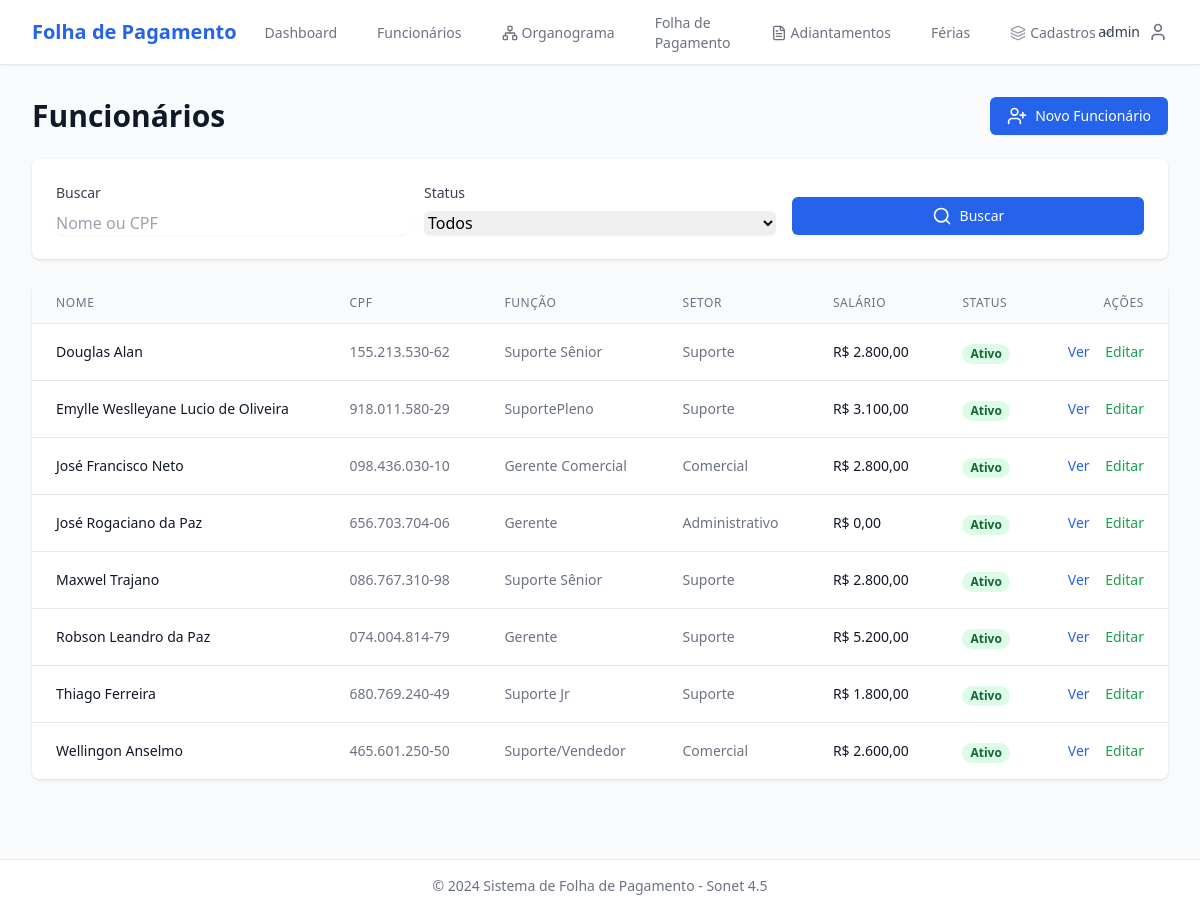
/funcionarios/ (signed in), run on an earlier commit of the app's database.
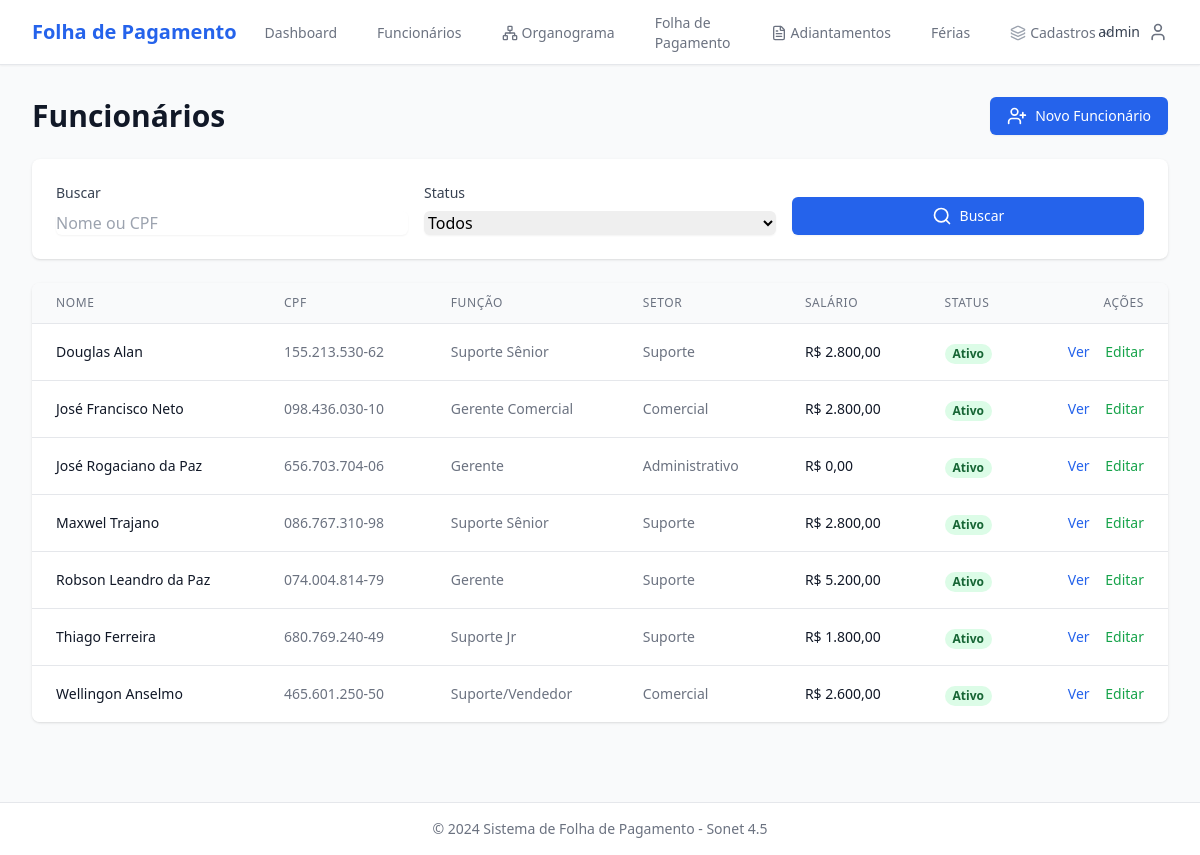
And on a later commit of the database.
### funcionarios/models.py (models this page shows, shortened)
class Funcionario(TimeStampedModel):
    STATUS_CHOICES = [
        ('A', 'Ativo'),
        ('I', 'Inativo'),
        ('F', 'Férias'),
        ('L', 'Licença'),
    ]
    nome_completo = models.CharField('Nome Completo', max_length=200)
    cpf = models.CharField('CPF', max_length=14, unique=True)
    foto = models.ImageField('Foto', upload_to='funcionarios/fotos/', blank=True, null=True)
    data_nascimento = models.DateField('Data de Nascimento', null=True, blank=True)
    email = models.EmailField('E-mail', blank=True)
    telefone = models.CharField('Telefone', max_length=20, blank=True)
    endereco = models.TextField('Endereço', blank=True)
    chave_pix = models.CharField('Chave PIX', max_length=200, blank=True, help_text='CPF, E-mail, Telefone ou Chave Aleatória')
    data_admissao = models.DateField('Data de Admissão')
    funcao = models.ForeignKey(
        Funcao,
        on_delete=models.PROTECT,
        verbose_name='Função',
        related_name='funcionarios'
    )
    setor = models.ForeignKey(
        Setor,
        on_delete=models.PROTECT,
        verbose_name='Setor',
        related_name='funcionarios'
    )
    salario_base = models.DecimalField(
        'Salário Base',
        max_digits=10,
        decimal_places=2,
        validators=[MinValueValidator(0)]
    )
    status = models.CharField('Status', max_length=1, choices=STATUS_CHOICES, default='A')
    participa_folha = models.BooleanField(
        'Participa da Folha de Pagamento',
        default=True,
        help_text='Desmarque para funcionários que não devem aparecer na folha (ex: sócios, consultores externos)'
    )
    superior = models.ForeignKey(
        'self',
        on_delete=models.SET_NULL,
        null=True,
        blank=True,
        verbose_name='Superior/Responsável',
        related_name='subordinados',
        help_text='Funcionário responsável direto por este colaborador'
    )
    observacoes = models.TextField('Observações', blank=True)
    class Meta:
        verbose_name = 'Funcionário'
        verbose_name_plural = 'Funcionários'
        ordering = ['nome_completo']

### core/models.py (models this page shows, shortened)
class TimeStampedModel(models.Model):
    created_at = models.DateTimeField('Criado em', auto_now_add=True)
    updated_at = models.DateTimeField('Atualizado em', auto_now=True)
    class Meta:
        abstract = True

class Funcao(TimeStampedModel):
    nome = models.CharField('Nome', max_length=100, unique=True)
    descricao = models.TextField('Descrição', blank=True)
    nivel_salarial_referencia = models.DecimalField(
        'Nível Salarial de Referência',
        max_digits=10,
        decimal_places=2,
        null=True,
        blank=True,
        validators=[MinValueValidator(0)],
        help_text='Valor de referência para a função'
    )
    ativo = models.BooleanField('Ativo', default=True)
    class Meta:
        verbose_name = 'Função'
        verbose_name_plural = 'Funções'
        ordering = ['nome']

class Setor(TimeStampedModel):
    nome = models.CharField('Nome', max_length=100, unique=True)
    descricao = models.TextField('Descrição', blank=True)
    chefe = models.OneToOneField(
        'funcionarios.Funcionario',
        on_delete=models.SET_NULL,
        null=True,
        blank=True,
        verbose_name='Chefe do Setor',
        related_name='setor_chefiado',
        help_text='Funcionário responsável por este setor'
    )
    ativo = models.BooleanField('Ativo', default=True)
    class Meta:
        verbose_name = 'Setor'
        verbose_name_plural = 'Setores'
        ordering = ['nome']

### funcionarios/views.py (the view)
# urls.py: path('', views.funcionario_list, name='list'),
@login_required
def funcionario_list(request):
    query = request.GET.get('q', '')
    status = request.GET.get('status', '')
    funcionarios = Funcionario.objects.select_related('funcao', 'setor')
    if query:
        funcionarios = funcionarios.filter(
            Q(nome_completo__icontains=query) | Q(cpf__icontains=query)
        )
    if status:
        funcionarios = funcionarios.filter(status=status)
    else:
        funcionarios = funcionarios.filter(status='A')  # Default: apenas ativos
    funcionarios = funcionarios.order_by('nome_completo')
    context = {
        'funcionarios': funcionarios,
        'query': query,
        'status': status,
    }
    return render(request, 'funcionarios/funcionario_list.html', context)

### templates/funcionarios/funcionario_list.html (shortened to what the changed rows need)
{% extends 'base.html' %}
{% block content %}
<div class="space-y-6">
    <div class="flex justify-between items-center">
        <h1 class="text-3xl font-bold text-gray-900">Funcionários</h1>
    </div>
    <div class="bg-white shadow rounded-lg overflow-hidden">
        <table class="min-w-full divide-y divide-gray-200">
            <thead class="bg-gray-50">
                <tr>
                    <th class="px-6 py-3 text-left text-xs font-medium text-gray-500 uppercase tracking-wider">Nome</th>
                    <th class="px-6 py-3 text-left text-xs font-medium text-gray-500 uppercase tracking-wider">CPF</th>
                    <th class="px-6 py-3 text-left text-xs font-medium text-gray-500 uppercase tracking-wider">Função</th>
                    <th class="px-6 py-3 text-left text-xs font-medium text-gray-500 uppercase tracking-wider">Setor</th>
                    <th class="px-6 py-3 text-left text-xs font-medium text-gray-500 uppercase tracking-wider">Salário</th>
                    <th class="px-6 py-3 text-left text-xs font-medium text-gray-500 uppercase tracking-wider">Status</th>
                    <th class="px-6 py-3 text-right text-xs font-medium text-gray-500 uppercase tracking-wider">Ações</th>
                </tr>
            </thead>
            <tbody class="bg-white divide-y divide-gray-200">
                {% for funcionario in funcionarios %}
                <tr class="hover:bg-gray-50">
                    <td class="px-6 py-4 whitespace-nowrap">
                        <div class="text-sm font-medium text-gray-900">{{ funcionario.nome_completo }}</div>
                    </td>
                    <td class="px-6 py-4 whitespace-nowrap text-sm text-gray-500">{{ funcionario.cpf }}</td>
                    <td class="px-6 py-4 whitespace-nowrap text-sm text-gray-500">{{ funcionario.funcao.nome }}</td>
                    <td class="px-6 py-4 whitespace-nowrap text-sm text-gray-500">{{ funcionario.setor.nome }}</td>
                    <td class="px-6 py-4 whitespace-nowrap text-sm text-gray-900">R$ {{ funcionario.salario_base|floatformat:2 }}</td>
                    <td class="px-6 py-4 whitespace-nowrap">
                        {% if funcionario.status == 'A' %}
                            <span class="px-2 inline-flex text-xs leading-5 font-semibold rounded-full bg-green-100 text-green-800">Ativo</span>
                        {% elif funcionario.status == 'I' %}
                            <span class="px-2 inline-flex text-xs leading-5 font-semibold rounded-full bg-red-100 text-red-800">Inativo</span>
                        {% elif funcionario.status == 'F' %}
                            <span class="px-2 inline-flex text-xs leading-5 font-semibold rounded-full bg-yellow-100 text-yellow-800">Férias</span>
                        {% else %}
                            <span class="px-2 inline-flex text-xs leading-5 font-semibold rounded-full bg-blue-100 text-blue-800">Licença</span>
                        {% endif %}
                    </td>
                    <td class="px-6 py-4 whitespace-nowrap text-right text-sm font-medium">
                        <a href="{% url 'funcionarios:detail' funcionario.pk %}" class="text-blue-600 hover:text-blue-900 mr-3">Ver</a>
                        <a href="{% url 'funcionarios:update' funcionario.pk %}" class="text-green-600 hover:text-green-900">Editar</a>
                    </td>
                </tr>
                {% empty %}
                <tr>
                    <td colspan="7" class="px-6 py-4 text-center text-sm text-gray-500">Nenhum funcionário encontrado.</td>
                </tr>
                {% endfor %}
            </tbody>
        </table>
    </div>
</div>
{% endblock %}

What changed in the data, as far as the page shows it:
no longer on this page (row edited): Funcionario: nome_completo "Emylle Weslleyane Lucio de Oliveira", cpf "918.011.580-29", funcao.nome "SuportePleno", setor.nome "Suporte", salario_base "3.100,00", status "Ativo"
